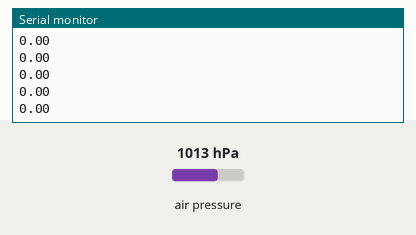
This sketch was run on a simulated Arduino Uno, built with avr-gcc and run on an emulated ATmega328P. Shown: the last lines printed to the serial monitor. The test bench sets the inputs (shaded band); at power-on: air pressure 1013 hPa.

Above: at 3.2 s.
3.3 s: air pressure set to 952 hPa
At 4.3 s:
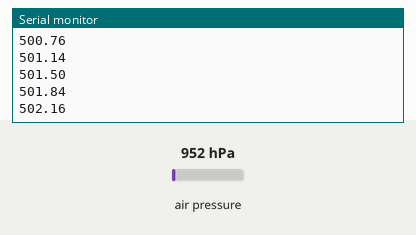
4.8 s: air pressure set to 975 hPa
At 5.5 s:
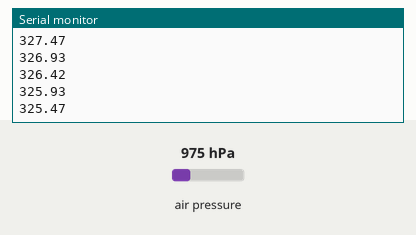
Timing chart, 0 to 7.8 s (numbered marks = the images above; inputs shaded):
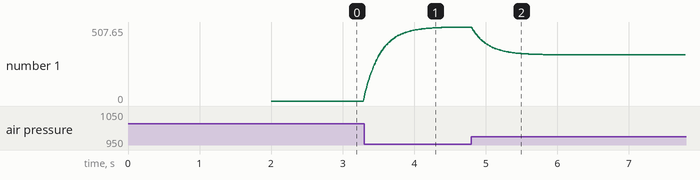

Measured:
- after the input at 3.3 s, the serial monitor: prints a new line at once (image 1)
- plotted number 1: 0 → 507.65 after the input at 3.3 s

The sketch:

sm5611-test.ino
```cpp
#include <MS5611.h>

MS5611 baro;
int32_t pressure;
float filtered = 0;
float mtr;
float ref = 0;


void setup() {
  // Start barometer
  baro = MS5611();
  baro.begin();
  // Start serial (UART)
  Serial.begin(9600);
  delay(2000);

}

void loop() {
  // Read pressure
  pressure = baro.getPressure();

  if(filtered != 0){
    filtered = filtered + 0.05*(pressure-filtered);
  }
  else {
    filtered = pressure;          // first reading so set filtered to reading
  }
  if(ref == 0){
    ref = filtered/12.0;
  }

  mtr = ref - filtered/12.0;

  // Send pressure via serial (UART);
  Serial.println(mtr);
  delay(10);
}
```
